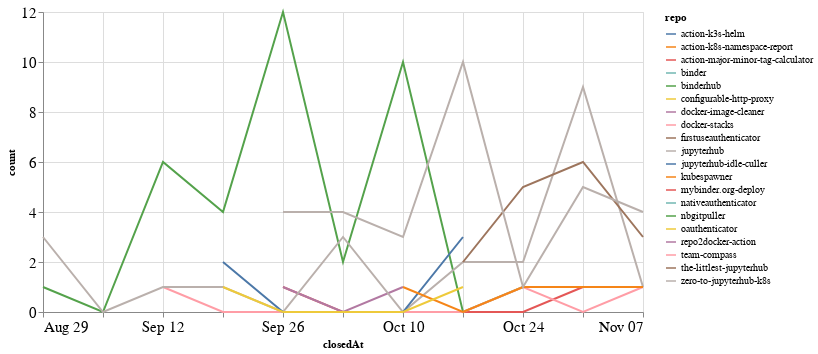

The cell this chart's notebook holds for it:
### Code cell
closed_by_time = closed_by.groupby('repo').resample('W', on='closedAt').count()['author'].reset_index()
closed_by_time = closed_by_time.rename(columns={'author': 'count'})

alt.Chart(closed_by_time, width=600).mark_line().encode(
    x='closedAt',
    y='count',
    color='repo',
    tooltip="repo"
)

### Figure 1 — Vega-Lite specification as saved in the notebook (floating-point values rounded to 4 significant figures)
{"config": {"axisLeft": {"labelFontSize": 15}, "axisBottom": {"labelFontSize": 15}}, "data": {"name": "data-bd2df9901dad8526ef6ef4bb7a037e22"}, "mark": "line", "encoding": {"color": {"type": "nominal", "field": "repo"}, "tooltip": {"type": "nominal", "field": "repo"}, "x": {"type": "temporal", "field": "closedAt"}, "y": {"type": "quantitative", "field": "count"}}, "width": 600, "$schema": "https://vega.github.io/schema/vega-lite/v4.8.1.json", "datasets": {"data-bd2df9901dad8526ef6ef4bb7a037e22": [{"repo": "action-k3s-helm", "closedAt": "2021-10-10T00:00:00", "count": 2}, {"repo": "action-k8s-namespace-report", "closedAt": "2021-09-26T00:00:00", "count": 1}, {"repo": "action-major-minor-tag-calculator", "closedAt": "2021-09-26T00:00:00", "count": 1}, {"repo": "action-major-minor-tag-calculator", "closedAt": "2021-10-03T00:00:00", "count": 0}, {"repo": "action-major-minor-tag-calculator", "closedAt": "2021-10-10T00:00:00", "count": 0}, {"repo": "action-major-minor-tag-calculator", "closedAt": "2021-10-17T00:00:00", "count": 0}, {"repo": "action-major-minor-tag-calculator", "closedAt": "2021-10-24T00:00:00", "count": 0}, {"repo": "action-major-minor-tag-calculator", "closedAt": "2021-10-31T00:00:00", "count": 1}, {"repo": "binder", "closedAt": "2021-10-03T00:00:00", "count": 1}, {"repo": "binderhub", "closedAt": "2021-08-29T00:00:00", "count": 1}, {"repo": "binderhub", "closedAt": "2021-09-05T00:00:00", "count": 0}, {"repo": "binderhub", "closedAt": "2021-09-12T00:00:00", "count": 6}, {"repo": "binderhub", "closedAt": "2021-09-19T00:00:00", "count": 4}, {"repo": "binderhub", "closedAt": "2021-09-26T00:00:00", "count": 12}, {"repo": "binderhub", "closedAt": "2021-10-03T00:00:00", "count": 2}, {"repo": "binderhub", "closedAt": "2021-10-10T00:00:00", "count": 10}, {"repo": "binderhub", "closedAt": "2021-10-17T00:00:00", "count": 0}, {"repo": "binderhub", "closedAt": "2021-10-24T00:00:00", "count": 1}, {"repo": "configurable-http-proxy", "closedAt": "2021-09-19T00:00:00", "count": 1}, {"repo": "docker-image-cleaner", "closedAt": "2021-09-26T00:00:00", "count": 1}, {"repo": "docker-image-cleaner", "closedAt": "2021-10-03T00:00:00", "count": 0}, {"repo": "docker-image-cleaner", "closedAt": "2021-10-10T00:00:00", "count": 1}, {"repo": "docker-stacks", "closedAt": "2021-09-12T00:00:00", "count": 1}, {"repo": "docker-stacks", "closedAt": "2021-09-19T00:00:00", "count": 0}, {"repo": "docker-stacks", "closedAt": "2021-09-26T00:00:00", "count": 0}, {"repo": "docker-stacks", "closedAt": "2021-10-03T00:00:00", "count": 0}, {"repo": "docker-stacks", "closedAt": "2021-10-10T00:00:00", "count": 0}, {"repo": "docker-stacks", "closedAt": "2021-10-17T00:00:00", "count": 0}, {"repo": "docker-stacks", "closedAt": "2021-10-24T00:00:00", "count": 1}, {"repo": "docker-stacks", "closedAt": "2021-10-31T00:00:00", "count": 0}, {"repo": "docker-stacks", "closedAt": "2021-11-07T00:00:00", "count": 1}, {"repo": "firstuseauthenticator", "closedAt": "2021-10-31T00:00:00", "count": 4}, {"repo": "jupyterhub", "closedAt": "2021-08-29T00:00:00", "count": 3}, {"repo": "jupyterhub", "closedAt": "2021-09-05T00:00:00", "count": 0}, {"repo": "jupyterhub", "closedAt": "2021-09-12T00:00:00", "count": 1}, {"repo": "jupyterhub", "closedAt": "2021-09-19T00:00:00", "count": 1}, {"repo": "jupyterhub", "closedAt": "2021-09-26T00:00:00", "count": 0}, {"repo": "jupyterhub", "closedAt": "2021-10-03T00:00:00", "count": 3}, {"repo": "jupyterhub", "closedAt": "2021-10-10T00:00:00", "count": 0}, {"repo": "jupyterhub", "closedAt": "2021-10-17T00:00:00", "count": 2}, {"repo": "jupyterhub", "closedAt": "2021-10-24T00:00:00", "count": 2}, {"repo": "jupyterhub", "closedAt": "2021-10-31T00:00:00", "count": 9}, {"repo": "jupyterhub", "closedAt": "2021-11-07T00:00:00", "count": 1}, {"repo": "jupyterhub-idle-culler", "closedAt": "2021-09-19T00:00:00", "count": 2}, {"repo": "jupyterhub-idle-culler", "closedAt": "2021-09-26T00:00:00", "count": 0}, {"repo": "jupyterhub-idle-culler", "closedAt": "2021-10-03T00:00:00", "count": 0}, {"repo": "jupyterhub-idle-culler", "closedAt": "2021-10-10T00:00:00", "count": 0}, {"repo": "jupyterhub-idle-culler", "closedAt": "2021-10-17T00:00:00", "count": 3}, {"repo": "kubespawner", "closedAt": "2021-10-10T00:00:00", "count": 1}, {"repo": "kubespawner", "closedAt": "2021-10-17T00:00:00", "count": 0}, {"repo": "kubespawner", "closedAt": "2021-10-24T00:00:00", "count": 1}, {"repo": "kubespawner", "closedAt": "2021-10-31T00:00:00", "count": 1}, {"repo": "kubespawner", "closedAt": "2021-11-07T00:00:00", "count": 1}, {"repo": "mybinder.org-deploy", "closedAt": "2021-10-17T00:00:00", "count": 1}, {"repo": "nativeauthenticator", "closedAt": "2021-11-07T00:00:00", "count": 1}, {"repo": "nbgitpuller", "closedAt": "2021-11-07T00:00:00", "count": 1}, {"repo": "oauthenticator", "closedAt": "2021-09-19T00:00:00", "count": 1}, {"repo": "oauthenticator", "closedAt": "2021-09-26T00:00:00", "count": 0}, {"repo": "oauthenticator", "closedAt": "2021-10-03T00:00:00", "count": 0}, {"repo": "oauthenticator", "closedAt": "2021-10-10T00:00:00", "count": 0}, {"repo": "oauthenticator", "closedAt": "2021-10-17T00:00:00", "count": 1}, {"repo": "repo2docker-action", "closedAt": "2021-11-07T00:00:00", "count": 1}, {"repo": "team-compass", "closedAt": "2021-10-03T00:00:00", "count": 1}, {"repo": "the-littlest-jupyterhub", "closedAt": "2021-10-17T00:00:00", "count": 2}, {"repo": "the-littlest-jupyterhub", "closedAt": "2021-10-24T00:00:00", "count": 5}, {"repo": "the-littlest-jupyterhub", "closedAt": "2021-10-31T00:00:00", "count": 6}, {"repo": "the-littlest-jupyterhub", "closedAt": "2021-11-07T00:00:00", "count": 3}, {"repo": "zero-to-jupyterhub-k8s", "closedAt": "2021-09-26T00:00:00", "count": 4}, {"repo": "zero-to-jupyterhub-k8s", "closedAt": "2021-10-03T00:00:00", "count": 4}, {"repo": "zero-to-jupyterhub-k8s", "closedAt": "2021-10-10T00:00:00", "count": 3}, {"repo": "zero-to-jupyterhub-k8s", "closedAt": "2021-10-17T00:00:00", "count": 10}, {"repo": "zero-to-jupyterhub-k8s", "closedAt": "2021-10-24T00:00:00", "count": 1}, {"repo": "zero-to-jupyterhub-k8s", "closedAt": "2021-10-31T00:00:00", "count": 5}, {"repo": "zero-to-jupyterhub-k8s", "closedAt": "2021-11-07T00:00:00", "count": 4}]}}
